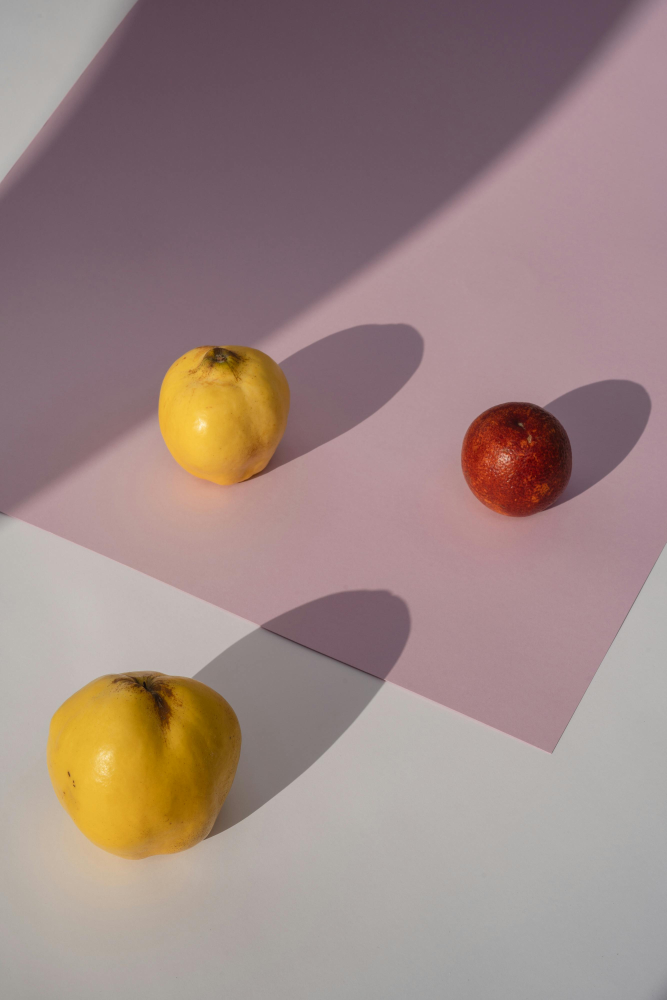
#> input picture images.jpg, 2667 x 4000 px (shown at 1/4 size)
$ jupyter execute 'cv ep2 image pyramid.ipynb'
#> lines starting #> are read from the running program, lines starting #| are printed output that depends on the picture; after the words box and inside, x2 and y2 are one past the last pixel; in counts of white or black regions, pixels touching at a corner belong together
[cell 1]
import cv2
import matplotlib.pyplot as plt

[cell 2]
img = cv2.imread("images.jpg")
#> img is the input picture: shape (4000, 2667, 3); mean B, G, R 131.7, 134.8, 156.9
img = cv2.cvtColor(img, cv2.COLOR_BGR2RGB)

plt.imshow(img)
plt.title("Original Image - Level 0")
plt.axis("off")

[cell 3]
level1 = cv2.pyrDown(img)

plt.imshow(level1)
plt.title("Pyramid Level 1")
plt.axis("off")

[cell 4]
level2 = cv2.pyrDown(level1)
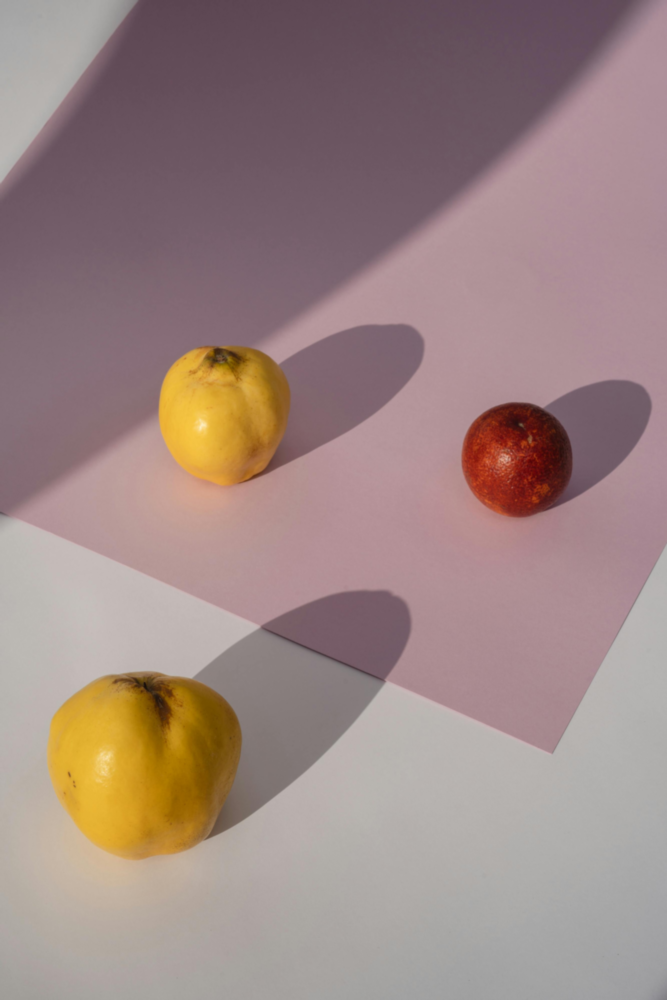
#> level2: shape (1000, 667, 3); mean R, G, B 156.9, 134.8, 131.7
level3 = cv2.pyrDown(level2)

images = [img, level1, level2, level3]
titles = ["Level 0", "Level 1", "Level 2", "Level 3"]

plt.figure(figsize=(10,6))
for i in range(4):
    plt.subplot(2,2,i+1)
    plt.imshow(images[i])
    plt.title(titles[i])
    plt.axis("off")
plt.show()
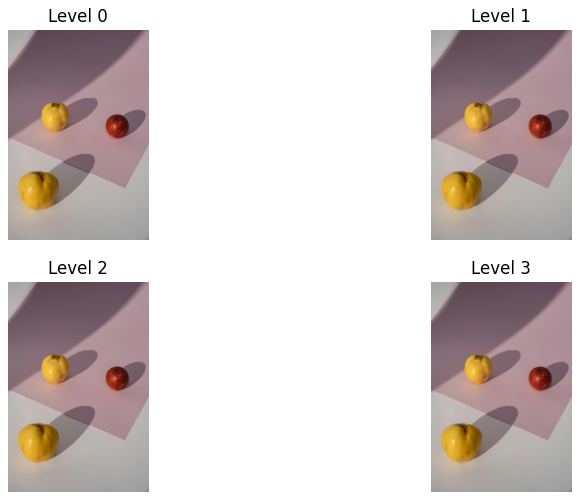
#> figure drawn by matplotlib, 4 panels

[cell 5]
for i, im in enumerate(images):
    print(f"Level {i} image size: {im.shape}")
#> this loop made 4 passes
#| Level 0 image size: (4000, 2667, 3)
#| Level 1 image size: (2000, 1334, 3)
#| Level 2 image size: (1000, 667, 3)
#| Level 3 image size: (500, 334, 3)

[cell 6]
for i, im in enumerate(images):
    gray = cv2.cvtColor(im, cv2.COLOR_RGB2GRAY)
    edges = cv2.Canny(gray, 100, 200)

    plt.figure()
    plt.imshow(edges, cmap='gray')
    plt.title(f"Edges at Pyramid Level {i}")
    plt.axis("off")
    plt.show()
#> this loop made 4 passes
#> pass 1, `gray = cv2.cvtColor(im, cv2.COLOR_RGB2GRAY)`:
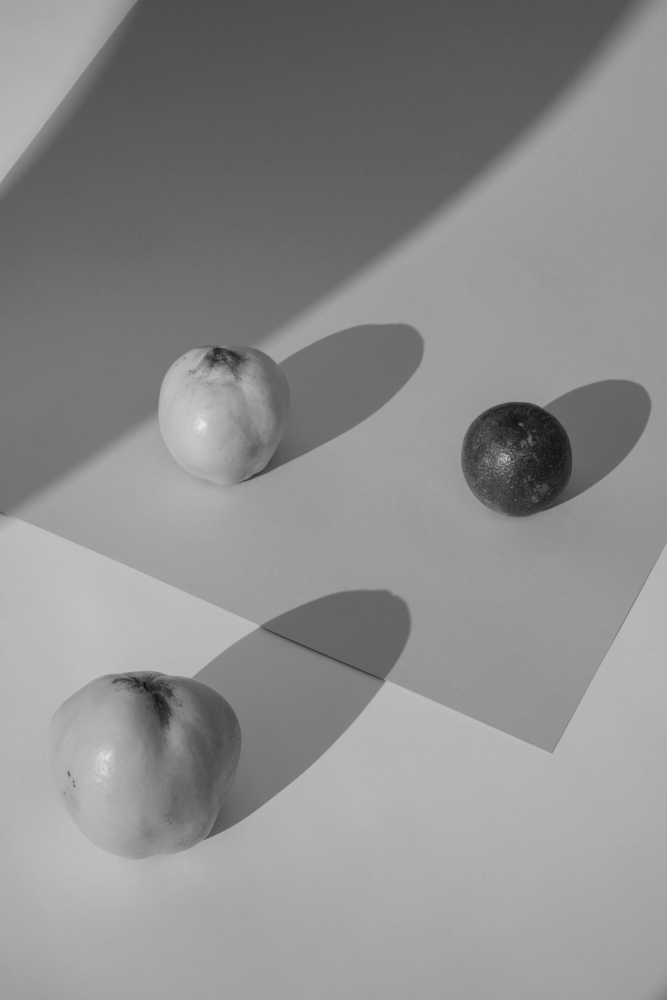
#> gray: shape (4000, 2667) (shown at 1/4 size); min 10, max 245, mean 141.1
#> pass 1, `edges = cv2.Canny(gray, 100, 200)`:
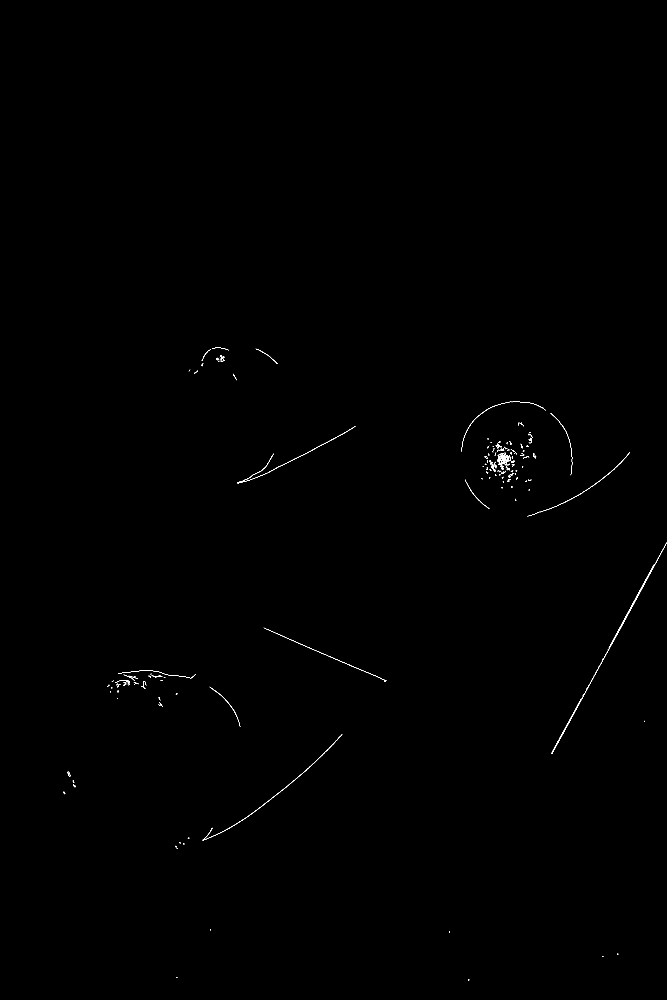
#> edges: shape (4000, 2667) (shown at 1/4 size); 0.1% white in thin lines or dots, all inside (x1, y1, x2, y2) = (254, 1388, 2667, 3922)
#> pass 2, `edges = cv2.Canny(gray, 100, 200)`:
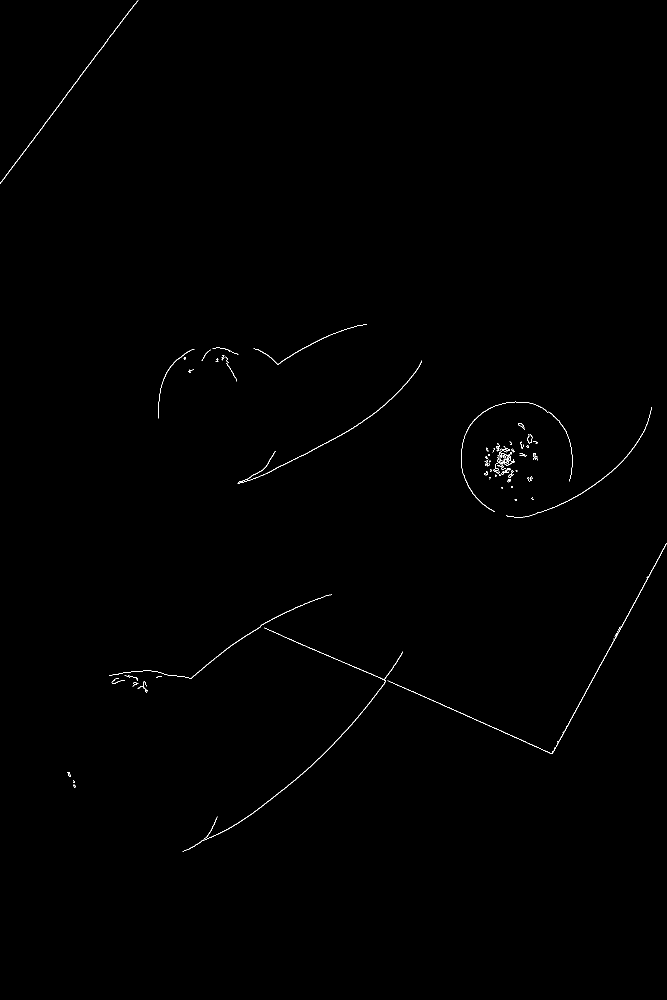
#> edges: shape (2000, 1334) (shown at 1/2 size); 0.28% white in thin lines or dots, all inside (x1, y1, x2, y2) = (0, 1, 1334, 1703)
#> after the loop:
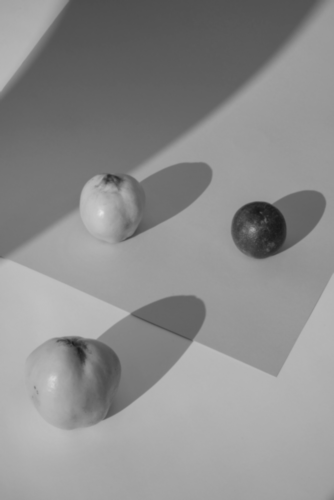
#> gray: shape (500, 334); min 23, max 229, mean 141
